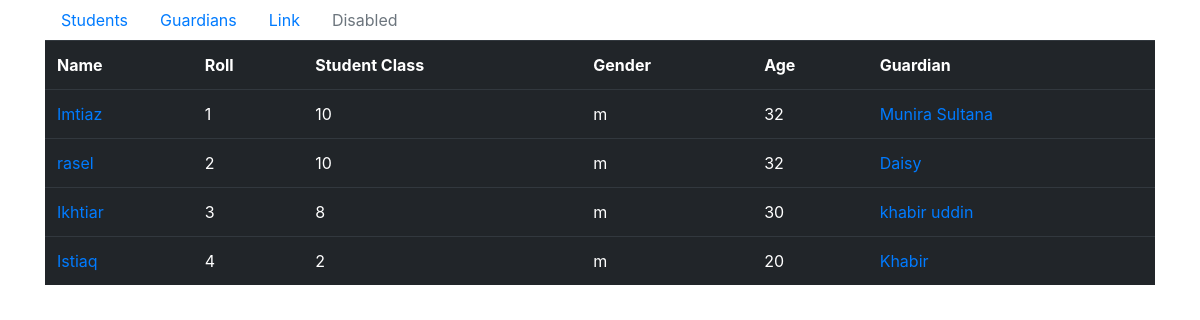
Page /students/list/ on the committed database.
### students/models.py (models this page shows, shortened)
class StudentsInfo(models.Model):
    name = models.CharField(max_length = 200)
    roll = models.IntegerField()
    std_class = models.IntegerField()
    gender_choice = (('m', 'Male'), ('f', 'Female'))
    gender = models.CharField(max_length = 50, choices = gender_choice)
    age = models.IntegerField()
    guardian = models.OneToOneField(GuardianInfo, on_delete=models.SET_NULL, blank=True, null=True)

class GuardianInfo(models.Model):
    name = models.CharField(max_length=100)
    relation = models.CharField(max_length=30)
    gender_choice = (('m', 'Male'), ('f', 'Female'))
    gender = models.CharField(max_length = 20, choices=gender_choice)
    age = models.IntegerField()
    phone = models.CharField(max_length=20, unique=True)

### students/views.py (the view)
# urls.py: path('list/',views.StudentsInfoListVW, name="students-info-list"),
def StudentsInfoListVW(request):
    all_students = StudentsInfo.objects.all()
    context = {"students_list":all_students}
    return render(request, 'students/students_info_list.html', context)

### templates/students/students_info_list.html
{% extends 'base.html' %}
{% block content %}
<html>
<head> </head>
<body>
<table class = "table table-dark">
  <tr>
    <th> Name </th>
    <th> Roll </th>
    <th> Student Class </th>
    <th> Gender </th>
    <th> Age </th>
    <th> Guardian </th>
  </tr>
  {% for student in students_list %}
  <tr>
    <td> <a href="{% url 'students-info-dtls' student.roll %}">{{ student.name }} </a></td>
    <td> {{ student.roll }} </td>
    <td> {{ student.std_class }} </td>
    <td> {{ student.gender }} </td>
    <td> {{ student.age }} </td>
    <td> <a href = "{% url 'guardians-info-dtls' student.guardian.phone %}">{{ student.guardian.name }} </td>
  </tr>
  {% endfor %}
</table>
</body>
</html>
{% endblock %}

### templates/base.html (shortened to what this page needs)
<!doctype html>
<html lang="en">
  <head>
    <link rel="stylesheet" href="https://stackpath.bootstrapcdn.com/bootstrap/4.1.3/css/bootstrap.min.css">
  </head>
  <body>
    <div class="container">
      <nav class="nav">
        <a class="nav-link active" href="{% url 'students-info-list' %}">Students</a>
        <a class="nav-link active" href="{% url 'guardians-info-list' %}">Guardians</a>
        <a class="nav-link" href="#">Link</a>
        <a class="nav-link disabled" href="#">Disabled</a>
      </nav>
    </div>
    <div class="container">
      {% block content %}
      {% endblock %}
    </div>
  </body>
</html>

### rows in the picture
StudentsInfo: name "Imtiaz", roll "1", std_class "10", gender "m", age "32", guardian.name "Munira Sultana"
StudentsInfo: name "rasel", roll "2", std_class "10", gender "m", age "32", guardian.name "Daisy"
StudentsInfo: name "Ikhtiar", roll "3", std_class "8", gender "m", age "30", guardian.name "khabir uddin"
StudentsInfo: name "Istiaq", roll "4", std_class "2", gender "m", age "20", guardian.name "Khabir"
